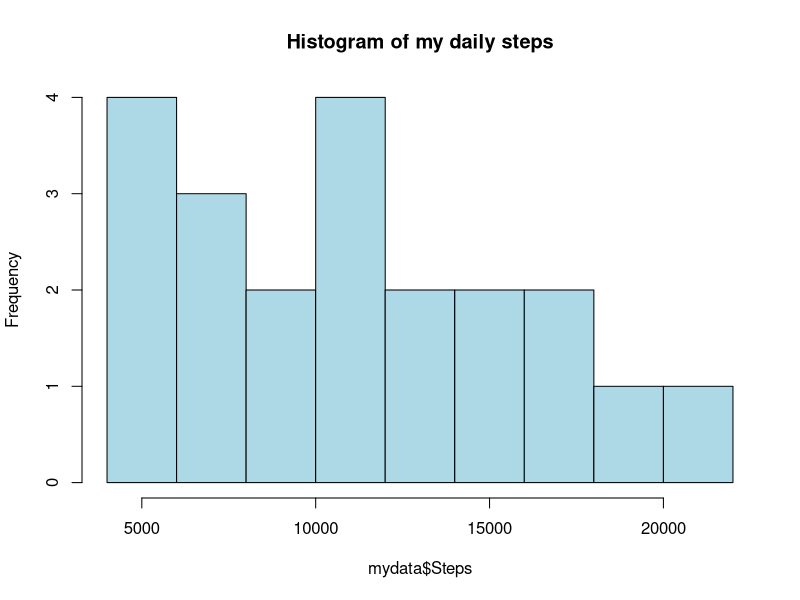
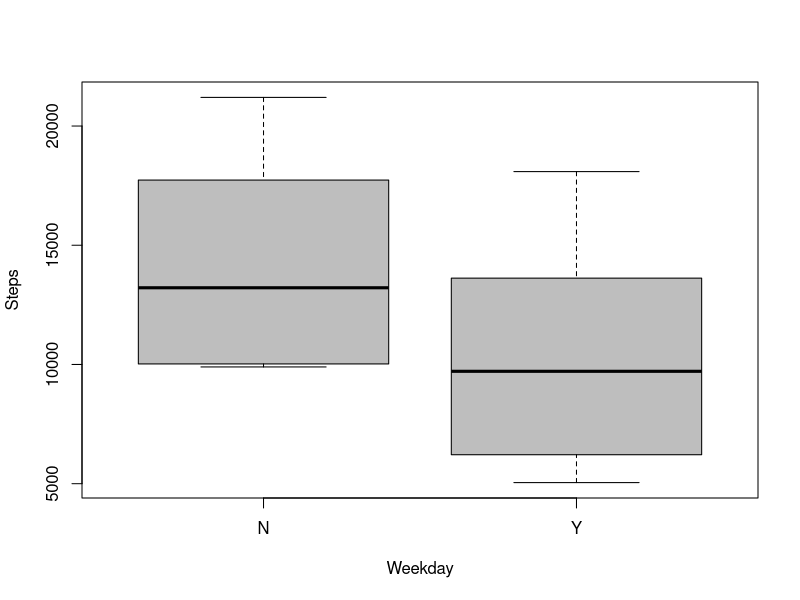
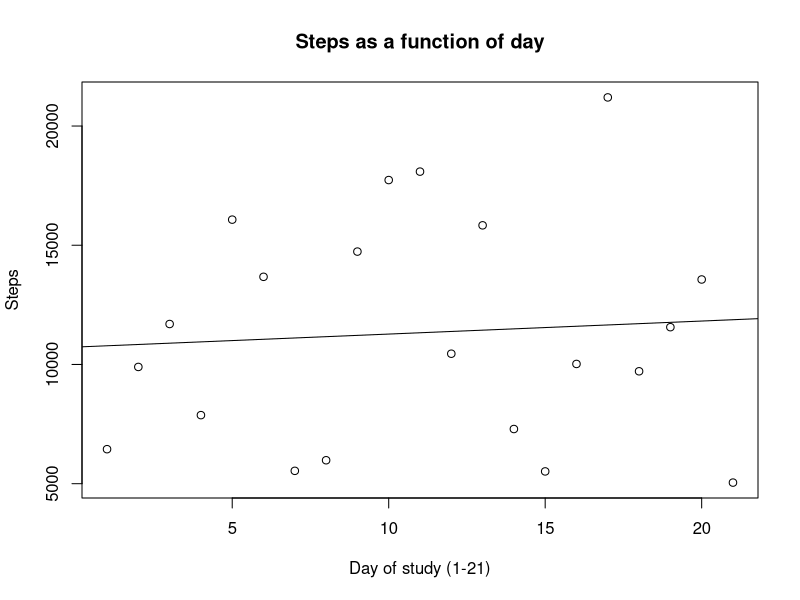

Recreate these plots in R, in order.
## ---- chunk 1
knitr::opts_chunk$set(echo = TRUE)
## ---- chunk 2
mydata <- read.table("Smartwatch_Steps.txt", header=TRUE, sep='\t') #dataload
## ---- chunk 3
head(mydata)
## ---- chunk 4
summary(mydata$Steps)
## ---- chunk 5
hist(mydata$Steps, col="lightblue", main= "Histogram of my daily steps")
## ---- chunk 6
boxplot(Steps ~ Weekday, data = mydata, col="grey")
## ---- chunk 7
steps_breakfast <- mydata$Steps[mydata$Breakfast == "Y"]
steps_no_breakfast <- mydata$Steps[mydata$Breakfast == "N"]
## ---- chunk 8
mean(steps_breakfast)
## ---- chunk 9
mean(steps_no_breakfast)
## ---- chunk 10
mean(steps_breakfast) - mean(steps_no_breakfast)
## ---- chunk 11
t.test(steps_breakfast, steps_no_breakfast, alternative = "greater")
## ---- chunk 12
plot(Steps ~ Date, data = mydata,
     main = "Steps as a function of day",
     xlab = "Day of study (1-21)",
     ylab = "Steps")

abline(lm(Steps ~ Date, data = mydata)) ##regression line
## ---- chunk 13
model <- lm(Steps ~ Date, data = mydata)
summary(model)
## ---- chunk 14
mytab <- matrix (c(3,6,
                   12,0), 2,2, byrow = TRUE) ##define matrix

dimnames(mytab) <- list(
  Breakfast = c("No", "Yes"),
  WFH =c("No", "Yes")
)

mytab  ##display
## ---- chunk 15
fisher.test(mytab)
